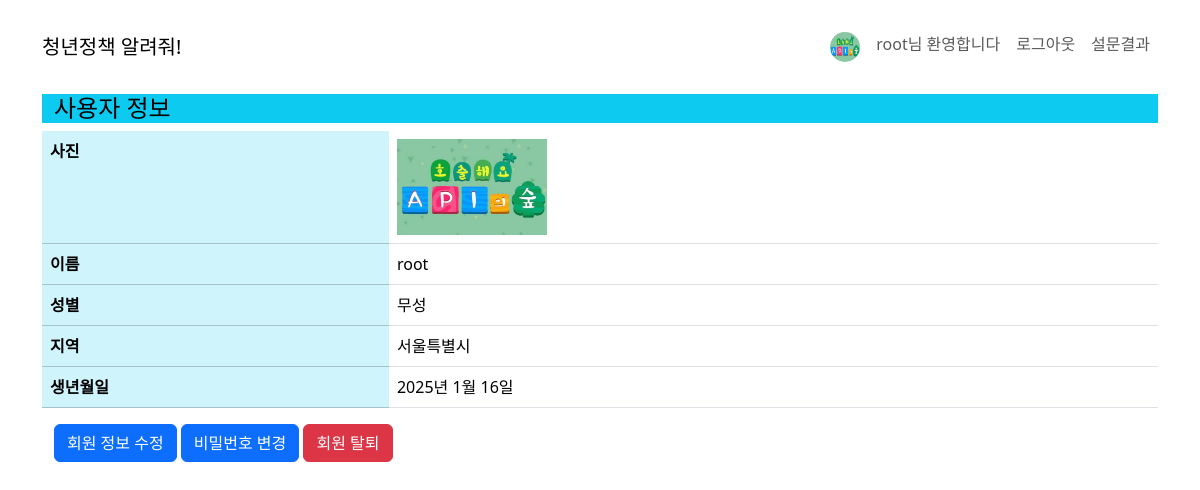
Page /account/detail (signed in) on the committed database.
### account/models.py (models this page shows, shortened)
class User(AbstractUser):
    name = models.CharField(
        verbose_name="이름",
        max_length=50,  # varcha(50)
    )
    gender = models.CharField(
        verbose_name="성별",
        max_length=50,  # varchar(50)
        null=True,
    )
    state = models.CharField(
        verbose_name="지역",
        max_length=50,  # varchar(50)
    )
    birthday = models.DateField(
        verbose_name="생년월일",
    )
    profile_img = models.ImageField(
        verbose_name="프로필 사진",
        default="images/default.jpg",
        upload_to="images/%Y/%m/%d",  # 저장경로
        blank=True,
    )

### account/views.py (the view)
# urls.py: path("detail", views.user_detail, name="detail"),
@login_required
def user_detail(request):
    object = User.objects.get(pk=request.user.pk)
    return render(request, "account/detail.html", {"user": object})

### account/templates/account/detail.html (shortened to what this page needs)
{% extends "layout.html" %}
{% load django_bootstrap5 %}
{% block contents %}
<div class="container h4 text-bg-info mt-3">사용자 정보</div>
<table class="table">
    <tr>
        <th class="table-info">
            사진
        </th>
        <td>
            {% if user.profile_img %}
                <img src="{{user.profile_img.url}}" width="150px">
            {% else %}
                <img src="/static/account/image/default.jpg" width="150px" alt="동숲 주민 사진">
            {% endif %}
        </td>
    </tr>
    <tr>
        <th class="table-info">
            이름
        </th>
        <td>
            {{user.name}}
        </td>
    </tr>
        <tr>
        <th class="table-info">
            성별
        </th>
        <td>
            {{user.gender}}
        </td>
    </tr>
    <tr>
        <th class="table-info">
            지역
        </th>
        <td>
            {{user.state}}
        </td>
    </tr>
    <tr>
        <th class="table-info">
            생년월일
        </th>
        <td>
            {{user.birthday}}
        </td>
    </tr>
</table>
<div class="container">
    <a href="{% url "account:update" %}" class="btn btn-primary">회원 정보 수정</a>
    <a href="{% url "account:pwd_change" %}" class="btn btn-primary">비밀번호 변경</a>
    <a href="{% url "account:delete" %}" class="btn btn-danger" onclick="return confirm('정말 탈퇴 하시겠습니까?')">회원 탈퇴</a>
</div>
{% endblock contents %}

### templates/layout.html (shortened to what this page needs)
<!DOCTYPE html>
<html lang="en">
<head>
    <link
      href="https://cdn.jsdelivr.net/npm/bootstrap@5.3.3/dist/css/bootstrap.min.css"
      rel="stylesheet"
    />
</head>
<body>
  <nav class="navbar navbar-expand-sm mt-3">
    <div class="container">
      <div class="navbar-header">
      <a href="{% url "chat" %}" class="navbar-brand">청년정책 알려줘!</a>
      </div>
      <div class="navbar-nav">
        {% if user.is_authenticated %}
        <a href="{% url "account:detail" %}" class="nav-link"><img src={{user.profile_img.url}} width="30px" height="30px" class="rounded-circle"></a>
        <a href="{% url "account:detail" %}" class="nav-link">{{user.name}}님 환영합니다</a>
        <a href="{% url "account:logout" %}" class="nav-link">로그아웃</a>
        {% else %}
        <a href="{%url "account:login"%}" class="nav-link">로그인</a>
        {% endif %}
        {% if user.is_authenticated and user.is_staff %}
        <a href="{% url "poll:vote_result" %}" class="nav-link">설문결과</a>
        {% else %}
        <a href="{% url "poll:vote_form" %}" class="nav-link">설문조사</a>
        {% endif %}
      </div>
    </div>
  </nav>
  <div class="container">
    {% block contents %}
    {% endblock contents %}
  </div>
</body>
</html>

### rows in the picture
User: profile_img (picture), name "root", gender "무성", state "서울특별시", birthday "2025년 1월 16일"
